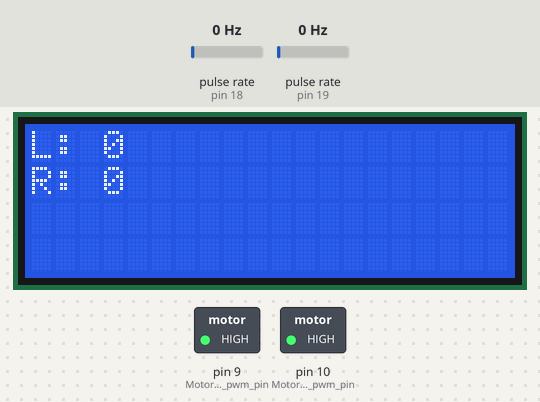
The sketch below on a simulated Arduino Mega 2560, built with avr-gcc and run on an emulated ATmega2560. On the bench: 20×4 character LCD, switched loads named in the sketch (green lamp = pin HIGH). Wiring (inferred from the names in the program): 2 × pulse sensor: data pin 18 / data pin 19. The inputs (shaded band) are chosen by the test bench; at power-on: pulse rate (sensors on pin 19, pin 18) 0 Hz. What the sketch prints to the serial monitor is not drawn.

Above: at 1.2 s.
1.3 s: pulse rate (sensor on pin 19) set to 4 Hz
At 1.62 s:
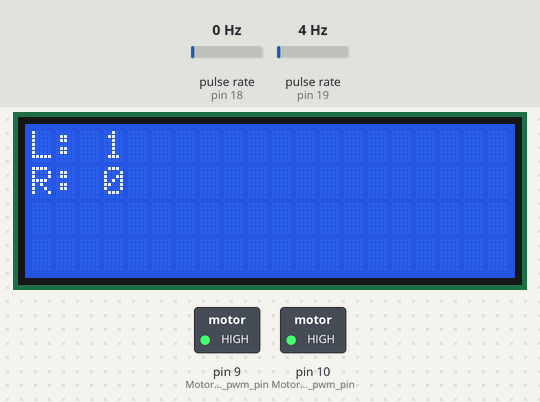
3.0 s: pulse rate (sensor on pin 18) set to 50 Hz
At 3.7 s:
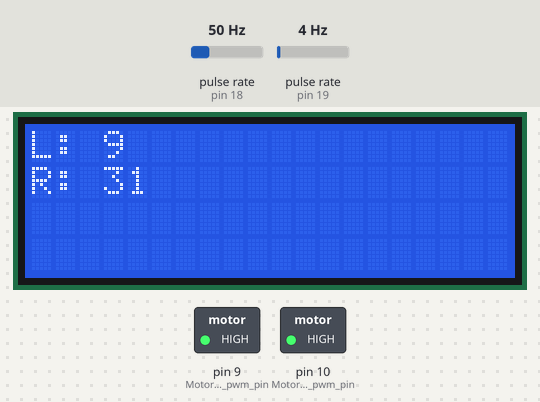
6.0 s: pulse rate (sensor on pin 18) set to 4 Hz
At 6.35 s:
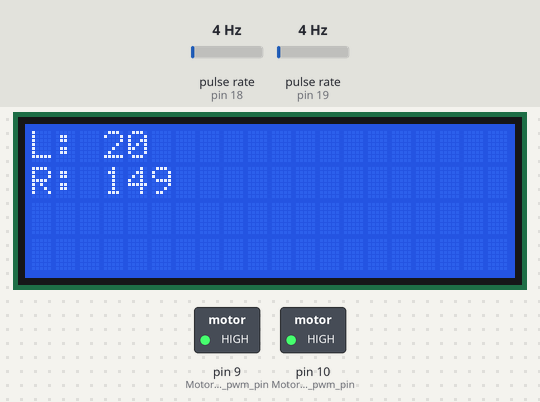
7.6 s: pulse rate (sensor on pin 19) set to 50 Hz
9.4 s: pulse rate (sensor on pin 19) set to 100 Hz
At 9.9 s:
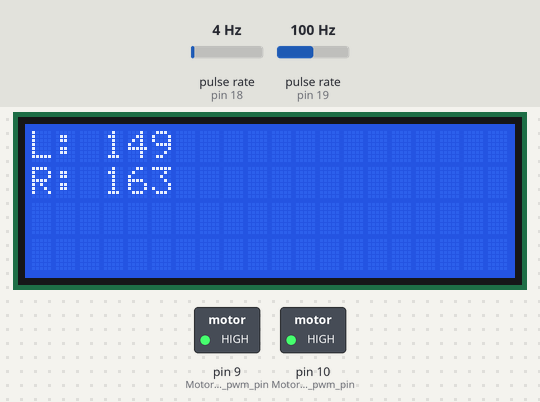
10.9 s: pulse rate (sensor on pin 19) set to 156 Hz
At 11.8 s:
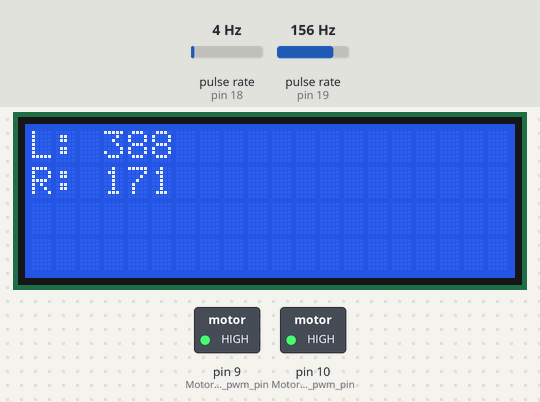
12.4 s: pulse rate (sensor on pin 19) set to 161 Hz
At 13.0 s:
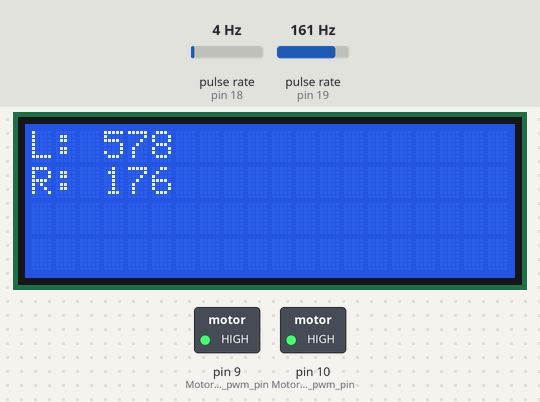
Timing chart, 0 to 19.9 s (numbered marks = the images above; inputs shaded):
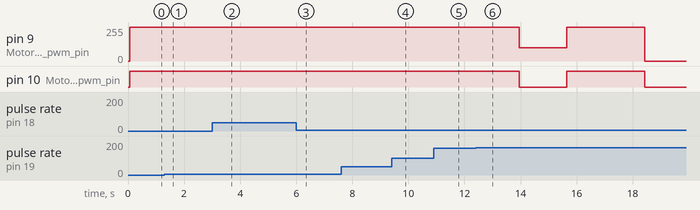

Measured:
- after the input at 1.3 s, the display: changes after 0.22 s (image 1)

The sketch:

08_competition.ino
```cpp
#include <Arduino.h>
#include <LiquidCrystal.h>
#include <Wire.h>
#define CMPS14_address 0x60

#include <LiquidCrystal.h>
#define Motor_forward 1
#define Motor_backward 0
#define Motor_L_dir_pin 7
#define Motor_R_dir_pin 8
#define Motor_L_pwm_pin 9
#define Motor_R_pwm_pin 10

const int RS = 37, EN = 36, D4 = 35, D5 = 34, D6 = 33, D7 = 32;
LiquidCrystal lcd(RS, EN, D4, D5, D6, D7);

const int JOYSTICK_X = A8, JOYSTICK_Y = A9;

int pwm_R = 0;
int pwm_L = 0;

////////////////////////
#define encoderMotorR 18
#define encoderMotorL 19

volatile int pulseCount_R = 0;
volatile int pulseCount_L = 0;

void handleEncoderR() { pulseCount_R++; }

void handleEncoderL() { pulseCount_L++; }

//////////////////

void setup() {
    //////////////////
    pinMode(encoderMotorR, INPUT);
    pinMode(encoderMotorL, INPUT);

    attachInterrupt(digitalPinToInterrupt(encoderMotorR), handleEncoderR,
                    RISING);
    attachInterrupt(digitalPinToInterrupt(encoderMotorL), handleEncoderL,
                    RISING);

    //////////////////

    lcd.begin(20, 4);
    Serial.begin(9600);
    // Start the I2C interface
    Wire.begin();
}

void loop() {
    lcd.clear();
    //////////////////

    lcd.setCursor(0, 0);
    // lcd.print(yPositionRaw);
    lcd.print("L: ");
    lcd.print(pulseCount_L);

    lcd.setCursor(0, 1);
    lcd.print("R: ");
    lcd.print(pulseCount_R);

    // lcd.print(xPositionRaw);
    //////////////////
    Serial.println(pulseCount_L);

    int forward = 730;
    int right = 275;
    int second_forward = 450;

    if (pulseCount_L <= forward) {
        digitalWrite(Motor_R_dir_pin, Motor_forward);
        digitalWrite(Motor_L_dir_pin, Motor_forward);
        analogWrite(Motor_R_pwm_pin, 255);
        analogWrite(Motor_L_pwm_pin, 255);
    } else if (pulseCount_L <= (forward + right)) {
        analogWrite(Motor_R_pwm_pin, 0);
        digitalWrite(Motor_L_dir_pin, Motor_forward);

        analogWrite(Motor_L_pwm_pin, 100);
    } else if (pulseCount_L <= (forward + right + second_forward)) {
        digitalWrite(Motor_R_dir_pin, Motor_forward);
        digitalWrite(Motor_L_dir_pin, Motor_forward);
        analogWrite(Motor_R_pwm_pin, 255);
        analogWrite(Motor_L_pwm_pin, 255);
    } else {
        analogWrite(Motor_R_pwm_pin, 0);
        analogWrite(Motor_L_pwm_pin, 0);
    }

    delay(50);
}
```
